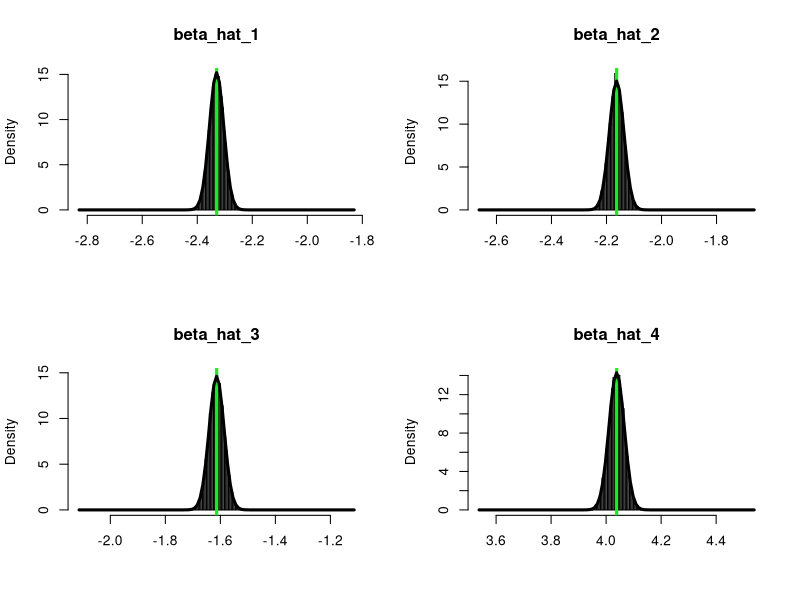

The R source for this figure:
# Linear models and the sampling distribution of the least squares estimator
# assuming Gaussian errors


#n = 100
#n = 300
n = 1000
p = 4
sigma = .25
#sigma = 1
#sigma = 2

beta = runif( n=p, min=1, max=5) * (-1)^(runif(p) < .5)
X = cbind( 1, matrix( runif(n*(p-1)), ncol=p-1))
XtX_inv = solve(t(X) %*% X)


# Simulate a large number of data sets and least squares estimators 
#num_sims = 100
#num_sims = 300
num_sims = 10000
beta_hat_mat = matrix( NA, nrow=num_sims, ncol=p)
for(k in 1:num_sims){
	y = X %*% beta + rnorm( n, mean=0, sd=sigma)
	beta_hat_mat[k,] = XtX_inv %*% t(X) %*% y
}


# Plot the sampling distributions of the least squares estimates

pdf(paste0("sampling_dist_n",n,"_num_sims",num_sims,".pdf"))
par(mfrow=c(2,2))
for(j in 1:p){
	
	grid = seq( beta[j]-.5, beta[j]+.5, by=.01)
	
	hist( beta_hat_mat[,j], freq=F, main=paste0("beta_hat_",j), xlab=NULL,
	      xlim=c(beta[j]-.5,beta[j]+.5), breaks=floor(sqrt(n)))
	abline( v=beta[j], col="green", lwd=3)
	
	sd_beta_j = sigma * sqrt(XtX_inv[j,j])
	lines(grid, dnorm( grid, mean=beta[j], sd=sd_beta_j), lwd=3)
}
dev.off()


# Check whether confidence intervals for the least squares estimates have the
# correct coverage
level = .99
coverage = rep( 0, p)
for(k in 1:num_sims){
	for(j in 1:p){
		sd_beta_j = sigma * sqrt(XtX_inv[j,j])
		lower = beta_hat_mat[k,j] - sd_beta_j * qnorm( (1-level)/2, lower.tail=F)
		upper = beta_hat_mat[k,j] + sd_beta_j * qnorm( (1-level)/2, lower.tail=F)
	
		coverage[j] = coverage[j] + (lower < beta[j] & beta[j] < upper)
	}
}
coverage = coverage / num_sims; coverage



